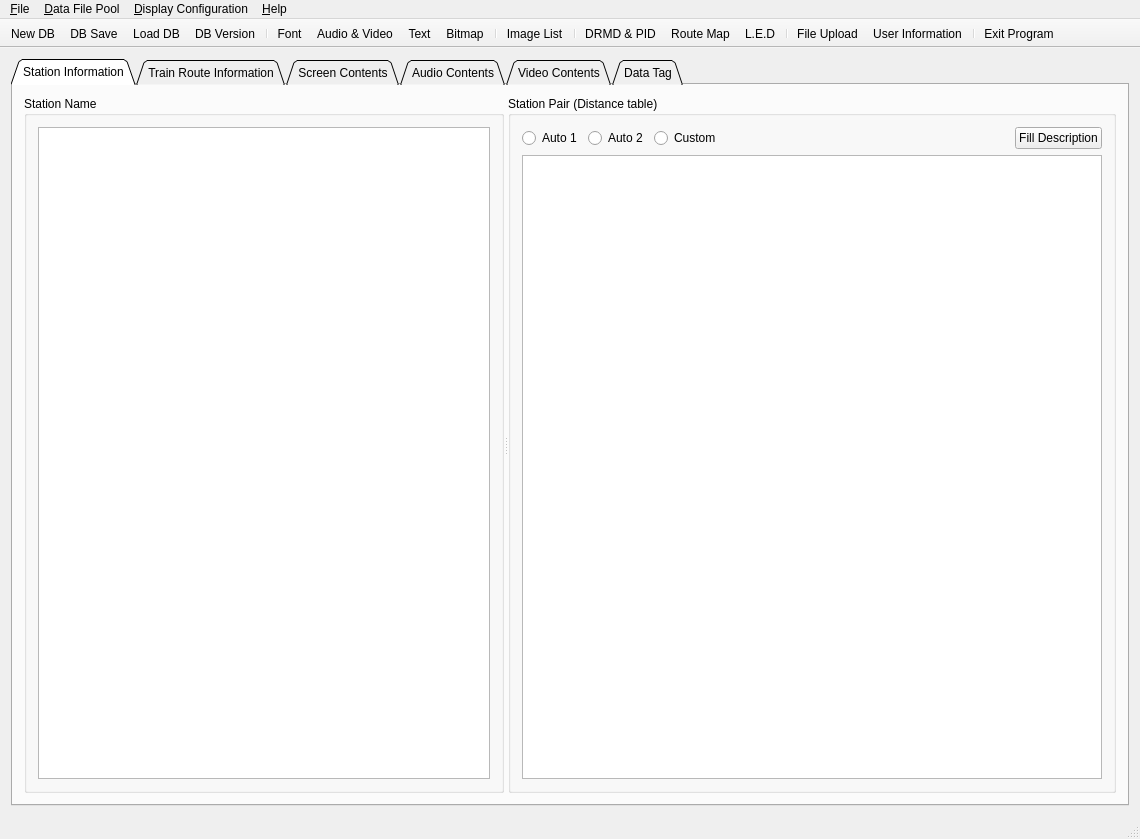
<?xml version="1.0" encoding="UTF-8"?>
<ui version="4.0">
 <class>kvmrt2_media_editorClass</class>
 <widget class="QMainWindow" name="kvmrt2_media_editorClass">
  <property name="geometry">
   <rect>
    <x>0</x>
    <y>0</y>
    <width>1140</width>
    <height>839</height>
   </rect>
  </property>
  <property name="windowTitle">
   <string>Media Editor</string>
  </property>
  <property name="windowIcon">
   <iconset>
    <normaloff>Resources/More Kidcons Win/Icons/Kitty.ico</normaloff>Resources/More Kidcons Win/Icons/Kitty.ico</iconset>
  </property>
  <widget class="QWidget" name="centralWidget">
   <layout class="QGridLayout" name="gridLayout_21">
    <item row="0" column="0">
     <widget class="QTabWidget" name="tabMain">
      <property name="font">
       <font>
        <family>Arial</family>
       </font>
      </property>
      <property name="tabShape">
       <enum>QTabWidget::Triangular</enum>
      </property>
      <property name="currentIndex">
       <number>0</number>
      </property>
      <property name="iconSize">
       <size>
        <width>20</width>
        <height>20</height>
       </size>
      </property>
      <widget class="QWidget" name="tabStation">
       <attribute name="icon">
        <iconset>
         <normaloff>Resources/IF Halloween 99 Win/Icons/Boris.ico</normaloff>Resources/IF Halloween 99 Win/Icons/Boris.ico</iconset>
       </attribute>
       <attribute name="title">
        <string>Station Information</string>
       </attribute>
       <layout class="QGridLayout" name="gridLayout_4">
        <item row="0" column="0">
         <widget class="QSplitter" name="splitter">
          <property name="orientation">
           <enum>Qt::Horizontal</enum>
          </property>
          <widget class="QGroupBox" name="gbStationName">
           <property name="title">
            <string>Station Name</string>
           </property>
           <layout class="QGridLayout" name="gridLayout">
            <item row="0" column="1">
             <widget class="QTableView" name="m_tblStationInformation"/>
            </item>
           </layout>
          </widget>
          <widget class="QGroupBox" name="gbDistance">
           <property name="title">
            <string>Station Pair (Distance table)</string>
           </property>
           <layout class="QVBoxLayout" name="verticalLayout" stretch="0,1">
            <item>
             <layout class="QHBoxLayout" name="horizontalLayout">
              <item>
               <widget class="QRadioButton" name="rbInOrder">
                <property name="text">
                 <string>Auto 1</string>
                </property>
               </widget>
              </item>
              <item>
               <widget class="QRadioButton" name="rbInReverseOrder">
                <property name="text">
                 <string>Auto 2</string>
                </property>
               </widget>
              </item>
              <item>
               <widget class="QRadioButton" name="rbCustomOrder">
                <property name="text">
                 <string>Custom</string>
                </property>
               </widget>
              </item>
              <item>
               <spacer name="horizontalSpacer">
                <property name="orientation">
                 <enum>Qt::Horizontal</enum>
                </property>
                <property name="sizeHint" stdset="0">
                 <size>
                  <width>40</width>
                  <height>20</height>
                 </size>
                </property>
               </spacer>
              </item>
              <item>
               <widget class="QPushButton" name="btnRefreshDistanceTable">
                <property name="text">
                 <string>Fill Description</string>
                </property>
               </widget>
              </item>
             </layout>
            </item>
            <item>
             <widget class="QTableView" name="m_tblStationDistance"/>
            </item>
           </layout>
          </widget>
         </widget>
        </item>
       </layout>
      </widget>
      <widget class="QWidget" name="tabRoute">
       <attribute name="icon">
        <iconset>
         <normaloff>Resources/IF Halloween 99 Win/Icons/Drac.ico</normaloff>Resources/IF Halloween 99 Win/Icons/Drac.ico</iconset>
       </attribute>
       <attribute name="title">
        <string>Train Route Information</string>
       </attribute>
       <layout class="QGridLayout" name="gridLayout_11">
        <item row="0" column="0">
         <widget class="QSplitter" name="splitter_4">
          <property name="orientation">
           <enum>Qt::Vertical</enum>
          </property>
          <widget class="QSplitter" name="splitter_3">
           <property name="orientation">
            <enum>Qt::Horizontal</enum>
           </property>
           <widget class="QGroupBox" name="gbStopPattern">
            <property name="title">
             <string>Stop Pattern</string>
            </property>
            <layout class="QGridLayout" name="gridLayout_8">
             <item row="0" column="0">
              <widget class="QTableView" name="m_tblStopPtnHeader"/>
             </item>
            </layout>
           </widget>
           <widget class="QGroupBox" name="gbTrainRoute">
            <property name="title">
             <string>Train Route</string>
            </property>
            <layout class="QVBoxLayout" name="verticalLayout_2" stretch="0,1">
             <item>
              <layout class="QHBoxLayout" name="horizontalLayout_2">
               <item>
                <widget class="QPushButton" name="btnRouteAutoAdd">
                 <property name="text">
                  <string>Auto Add</string>
                 </property>
                </widget>
               </item>
               <item>
                <widget class="QPushButton" name="btnDelRoutes">
                 <property name="text">
                  <string>Delete All</string>
                 </property>
                </widget>
               </item>
               <item>
                <spacer name="horizontalSpacer_2">
                 <property name="orientation">
                  <enum>Qt::Horizontal</enum>
                 </property>
                 <property name="sizeHint" stdset="0">
                  <size>
                   <width>40</width>
                   <height>20</height>
                  </size>
                 </property>
                </spacer>
               </item>
              </layout>
             </item>
             <item>
              <widget class="QTableView" name="m_tblStopPtnRoutes"/>
             </item>
            </layout>
           </widget>
          </widget>
          <widget class="QSplitter" name="splitter_2">
           <property name="orientation">
            <enum>Qt::Horizontal</enum>
           </property>
           <widget class="QGroupBox" name="gbTrainNumber">
            <property name="title">
             <string>Train Number</string>
            </property>
            <layout class="QGridLayout" name="gridLayout_7">
             <item row="0" column="0">
              <widget class="QTableView" name="m_tblTrainNumber"/>
             </item>
            </layout>
           </widget>
           <widget class="QGroupBox" name="gbRouteEvent">
            <property name="title">
             <string>Route Event List</string>
            </property>
            <layout class="QGridLayout" name="gridLayout_10">
             <item row="0" column="0">
              <widget class="QTableView" name="m_tblEventLists"/>
             </item>
            </layout>
           </widget>
          </widget>
         </widget>
        </item>
       </layout>
      </widget>
      <widget class="QWidget" name="tabScreen">
       <attribute name="icon">
        <iconset>
         <normaloff>Resources/IF Halloween 99 Win/Icons/Frankie.ico</normaloff>Resources/IF Halloween 99 Win/Icons/Frankie.ico</iconset>
       </attribute>
       <attribute name="title">
        <string>Screen Contents</string>
       </attribute>
       <layout class="QGridLayout" name="gridLayout_19">
        <item row="0" column="0">
         <widget class="QSplitter" name="splitter_7">
          <property name="orientation">
           <enum>Qt::Horizontal</enum>
          </property>
          <widget class="QGroupBox" name="groupBox_15">
           <property name="title">
            <string>Display List Name</string>
           </property>
           <layout class="QGridLayout" name="gridLayout_18">
            <item row="0" column="0">
             <widget class="QTableView" name="m_tblPIDContents"/>
            </item>
           </layout>
          </widget>
          <widget class="QGroupBox" name="groupBox_16">
           <property name="title">
            <string>Display List</string>
           </property>
           <layout class="QGridLayout" name="gridLayout_3">
            <item row="0" column="0">
             <widget class="QTableView" name="m_tblPIDIndexList"/>
            </item>
           </layout>
          </widget>
         </widget>
        </item>
       </layout>
      </widget>
      <widget class="QWidget" name="tabAudio">
       <attribute name="icon">
        <iconset>
         <normaloff>Resources/IF Halloween 99 Win/Icons/Gill.ico</normaloff>Resources/IF Halloween 99 Win/Icons/Gill.ico</iconset>
       </attribute>
       <attribute name="title">
        <string>Audio Contents</string>
       </attribute>
       <layout class="QGridLayout" name="gridLayout_17">
        <item row="0" column="0">
         <widget class="QSplitter" name="splitter_6">
          <property name="orientation">
           <enum>Qt::Horizontal</enum>
          </property>
          <widget class="QGroupBox" name="groupBox_12">
           <property name="title">
            <string>Station Name Audio</string>
           </property>
           <layout class="QGridLayout" name="gridLayout_15">
            <item row="0" column="0">
             <widget class="QTableView" name="m_tblAudioStationName">
              <attribute name="horizontalHeaderDefaultSectionSize">
               <number>130</number>
              </attribute>
             </widget>
            </item>
           </layout>
          </widget>
          <widget class="QGroupBox" name="groupBox_13">
           <property name="title">
            <string>Audio Play List</string>
           </property>
           <layout class="QGridLayout" name="gridLayout_16">
            <item row="0" column="0">
             <widget class="QTableView" name="m_tblAudioPlayList"/>
            </item>
           </layout>
          </widget>
         </widget>
        </item>
       </layout>
      </widget>
      <widget class="QWidget" name="tabVideo">
       <attribute name="icon">
        <iconset>
         <normaloff>Resources/IF Halloween 99 Win/Icons/Wolfie.ico</normaloff>Resources/IF Halloween 99 Win/Icons/Wolfie.ico</iconset>
       </attribute>
       <attribute name="title">
        <string>Video Contents</string>
       </attribute>
       <layout class="QGridLayout" name="gridLayout_14">
        <item row="0" column="0">
         <widget class="QSplitter" name="splitter_5">
          <property name="orientation">
           <enum>Qt::Horizontal</enum>
          </property>
          <widget class="QGroupBox" name="groupBox_10">
           <property name="title">
            <string>Video Play Group</string>
           </property>
           <layout class="QGridLayout" name="gridLayout_13">
            <item row="0" column="0">
             <widget class="QTableView" name="m_tblVideoDeviceGroup"/>
            </item>
           </layout>
          </widget>
          <widget class="QGroupBox" name="groupBox_9">
           <property name="title">
            <string>Video Play List</string>
           </property>
           <layout class="QGridLayout" name="gridLayout_12">
            <item row="0" column="0">
             <widget class="QTableView" name="m_tblVideoPlayList"/>
            </item>
           </layout>
          </widget>
         </widget>
        </item>
       </layout>
      </widget>
      <widget class="QWidget" name="tabDataTag">
       <attribute name="icon">
        <iconset>
         <normaloff>Resources/IF Halloween 99 Win/Icons/ghost1.ico</normaloff>Resources/IF Halloween 99 Win/Icons/ghost1.ico</iconset>
       </attribute>
       <attribute name="title">
        <string>Data Tag</string>
       </attribute>
       <layout class="QGridLayout" name="gridLayout_2">
        <item row="0" column="0">
         <widget class="QGroupBox" name="groupBox">
          <property name="title">
           <string>Data Tag (Editor tag table)</string>
          </property>
          <layout class="QGridLayout" name="gridLayout_20">
           <item row="0" column="0">
            <widget class="QTableView" name="m_tblEditorTagTable">
             <attribute name="horizontalHeaderDefaultSectionSize">
              <number>200</number>
             </attribute>
            </widget>
           </item>
          </layout>
         </widget>
        </item>
       </layout>
      </widget>
     </widget>
    </item>
   </layout>
  </widget>
  <widget class="QMenuBar" name="menuBar">
   <property name="geometry">
    <rect>
     <x>0</x>
     <y>0</y>
     <width>1140</width>
     <height>21</height>
    </rect>
   </property>
   <widget class="QMenu" name="menuFile">
    <property name="title">
     <string>&amp;File</string>
    </property>
    <addaction name="actionSyncAudioDur"/>
    <addaction name="actionSave"/>
    <addaction name="actionSetting"/>
    <addaction name="actionUserInfo"/>
    <addaction name="separator"/>
    <addaction name="actionUpdate"/>
    <addaction name="separator"/>
    <addaction name="actionExit"/>
   </widget>
   <widget class="QMenu" name="menuFilePool">
    <property name="title">
     <string>&amp;Data File Pool</string>
    </property>
    <addaction name="actionFontPool"/>
    <addaction name="actionAudioVideoPool"/>
    <addaction name="actionTextPool"/>
    <addaction name="actionBitmapPool"/>
   </widget>
   <widget class="QMenu" name="menuDisplayConfig">
    <property name="title">
     <string>&amp;Display Configuration</string>
    </property>
    <addaction name="actionImageListPool"/>
    <addaction name="separator"/>
    <addaction name="actionDisplayListPool"/>
    <addaction name="actionRouteMapPool"/>
    <addaction name="separator"/>
    <addaction name="actionLedPool"/>
   </widget>
   <widget class="QMenu" name="menuHelp">
    <property name="title">
     <string>&amp;Help</string>
    </property>
    <addaction name="actionAboutME"/>
    <addaction name="actionAboutQt"/>
    <addaction name="actionLicenseInfo"/>
   </widget>
   <addaction name="menuFile"/>
   <addaction name="menuFilePool"/>
   <addaction name="menuDisplayConfig"/>
   <addaction name="menuHelp"/>
  </widget>
  <widget class="QToolBar" name="mainToolBar">
   <property name="movable">
    <bool>false</bool>
   </property>
   <property name="toolButtonStyle">
    <enum>Qt::ToolButtonTextUnderIcon</enum>
   </property>
   <attribute name="toolBarArea">
    <enum>TopToolBarArea</enum>
   </attribute>
   <attribute name="toolBarBreak">
    <bool>false</bool>
   </attribute>
   <addaction name="actionNew"/>
   <addaction name="actionSave"/>
   <addaction name="actionLoad"/>
   <addaction name="actionSetting"/>
   <addaction name="separator"/>
   <addaction name="actionFontPool"/>
   <addaction name="actionAudioVideoPool"/>
   <addaction name="actionTextPool"/>
   <addaction name="actionBitmapPool"/>
   <addaction name="separator"/>
   <addaction name="actionImageListPool"/>
   <addaction name="separator"/>
   <addaction name="actionDisplayListPool"/>
   <addaction name="actionRouteMapPool"/>
   <addaction name="actionLedPool"/>
   <addaction name="separator"/>
   <addaction name="actionUpdate"/>
   <addaction name="actionUserInfo"/>
   <addaction name="separator"/>
   <addaction name="actionExit"/>
  </widget>
  <widget class="QStatusBar" name="statusBar"/>
  <action name="actionSave">
   <property name="icon">
    <iconset>
     <normaloff>Resources/More Kidcons Win/Icons/Barn.ico</normaloff>Resources/More Kidcons Win/Icons/Barn.ico</iconset>
   </property>
   <property name="text">
    <string>DB &amp;Save</string>
   </property>
   <property name="shortcut">
    <string>F5</string>
   </property>
  </action>
  <action name="actionSetting">
   <property name="icon">
    <iconset>
     <normaloff>Resources/More Kidcons Win/Icons/Baseball Diamond.ico</normaloff>Resources/More Kidcons Win/Icons/Baseball Diamond.ico</iconset>
   </property>
   <property name="text">
    <string>DB &amp;Version</string>
   </property>
   <property name="toolTip">
    <string>DB Version Setting</string>
   </property>
  </action>
  <action name="actionAudioVideoPool">
   <property name="icon">
    <iconset>
     <normaloff>Resources/More Kidcons Win/Icons/Bubble Stuff.ico</normaloff>Resources/More Kidcons Win/Icons/Bubble Stuff.ico</iconset>
   </property>
   <property name="text">
    <string>&amp;Audio &amp;&amp; Video</string>
   </property>
   <property name="toolTip">
    <string>Audio and Video</string>
   </property>
  </action>
  <action name="actionFontPool">
   <property name="icon">
    <iconset>
     <normaloff>Resources/More Kidcons Win/Icons/Bumble Bee.ico</normaloff>Resources/More Kidcons Win/Icons/Bumble Bee.ico</iconset>
   </property>
   <property name="text">
    <string>&amp;Font</string>
   </property>
  </action>
  <action name="actionTextPool">
   <property name="icon">
    <iconset>
     <normaloff>Resources/More Kidcons Win/Icons/Bunny.ico</normaloff>Resources/More Kidcons Win/Icons/Bunny.ico</iconset>
   </property>
   <property name="text">
    <string>&amp;Text</string>
   </property>
  </action>
  <action name="actionRouteMapPool">
   <property name="icon">
    <iconset>
     <normaloff>Resources/More Kidcons Win/Icons/Cat Toy.ico</normaloff>Resources/More Kidcons Win/Icons/Cat Toy.ico</iconset>
   </property>
   <property name="text">
    <string>Route &amp;Map</string>
   </property>
   <property name="toolTip">
    <string>Route Map</string>
   </property>
  </action>
  <action name="actionBitmapPool">
   <property name="icon">
    <iconset>
     <normaloff>Resources/More Kidcons Win/Icons/Cheeseburger.ico</normaloff>Resources/More Kidcons Win/Icons/Cheeseburger.ico</iconset>
   </property>
   <property name="text">
    <string>&amp;Bitmap</string>
   </property>
  </action>
  <action name="actionImageListPool">
   <property name="icon">
    <iconset>
     <normaloff>Resources/More Kidcons Win/Icons/Compass.ico</normaloff>Resources/More Kidcons Win/Icons/Compass.ico</iconset>
   </property>
   <property name="text">
    <string>Image List</string>
   </property>
  </action>
  <action name="actionLedPool">
   <property name="icon">
    <iconset>
     <normaloff>Resources/More Kidcons Win/Icons/Cookie Jar.ico</normaloff>Resources/More Kidcons Win/Icons/Cookie Jar.ico</iconset>
   </property>
   <property name="text">
    <string>L.E.D</string>
   </property>
  </action>
  <action name="actionDisplayListPool">
   <property name="icon">
    <iconset>
     <normaloff>Resources/More Kidcons Win/Icons/Cupid's Arrow.ico</normaloff>Resources/More Kidcons Win/Icons/Cupid's Arrow.ico</iconset>
   </property>
   <property name="text">
    <string>&amp;DRMD &amp;&amp; PID</string>
   </property>
  </action>
  <action name="actionAboutQt">
   <property name="icon">
    <iconset>
     <normaloff>Resources/More Kidcons Win/Icons/Draw Four.ico</normaloff>Resources/More Kidcons Win/Icons/Draw Four.ico</iconset>
   </property>
   <property name="text">
    <string>About &amp;Qt</string>
   </property>
  </action>
  <action name="actionAboutME">
   <property name="icon">
    <iconset>
     <normaloff>Resources/More Kidcons Win/Icons/Kitty.ico</normaloff>Resources/More Kidcons Win/Icons/Kitty.ico</iconset>
   </property>
   <property name="text">
    <string>About &amp;ME</string>
   </property>
  </action>
  <action name="actionExit">
   <property name="icon">
    <iconset>
     <normaloff>Resources/More Kidcons Win/Icons/Flower.ico</normaloff>Resources/More Kidcons Win/Icons/Flower.ico</iconset>
   </property>
   <property name="text">
    <string>E&amp;xit Program</string>
   </property>
   <property name="toolTip">
    <string>Exit Program</string>
   </property>
  </action>
  <action name="actionNew">
   <property name="icon">
    <iconset>
     <normaloff>Resources/More Kidcons Win/Icons/Football Helmet.ico</normaloff>Resources/More Kidcons Win/Icons/Football Helmet.ico</iconset>
   </property>
   <property name="text">
    <string>New DB</string>
   </property>
   <property name="shortcut">
    <string>Ctrl+N</string>
   </property>
  </action>
  <action name="actionLoad">
   <property name="icon">
    <iconset>
     <normaloff>Resources/More Kidcons Win/Icons/Football.ico</normaloff>Resources/More Kidcons Win/Icons/Football.ico</iconset>
   </property>
   <property name="text">
    <string>Load DB</string>
   </property>
   <property name="shortcut">
    <string>Ctrl+O</string>
   </property>
  </action>
  <action name="actionUpdate">
   <property name="icon">
    <iconset>
     <normaloff>Resources/More Kidcons Win/Icons/Gingerbread Man.ico</normaloff>Resources/More Kidcons Win/Icons/Gingerbread Man.ico</iconset>
   </property>
   <property name="text">
    <string>&amp;File Upload</string>
   </property>
  </action>
  <action name="actionLicenseInfo">
   <property name="icon">
    <iconset>
     <normaloff>Resources/More Kidcons Win/Icons/Red Book.ico</normaloff>Resources/More Kidcons Win/Icons/Red Book.ico</iconset>
   </property>
   <property name="text">
    <string>License Info</string>
   </property>
  </action>
  <action name="actioncanvas_test">
   <property name="text">
    <string>canvas test</string>
   </property>
  </action>
  <action name="actionTestCanvas">
   <property name="text">
    <string>canvas test</string>
   </property>
  </action>
  <action name="actionUserInfo">
   <property name="text">
    <string>&amp;User Information</string>
   </property>
  </action>
  <action name="actionSyncAudioDur">
   <property name="text">
    <string>Sync Audio Du&amp;ration</string>
   </property>
  </action>
 </widget>
 <layoutdefault spacing="6" margin="11"/>
 <resources>
  <include location="kvmrt2_media_editor.qrc"/>
 </resources>
 <connections/>
</ui>
